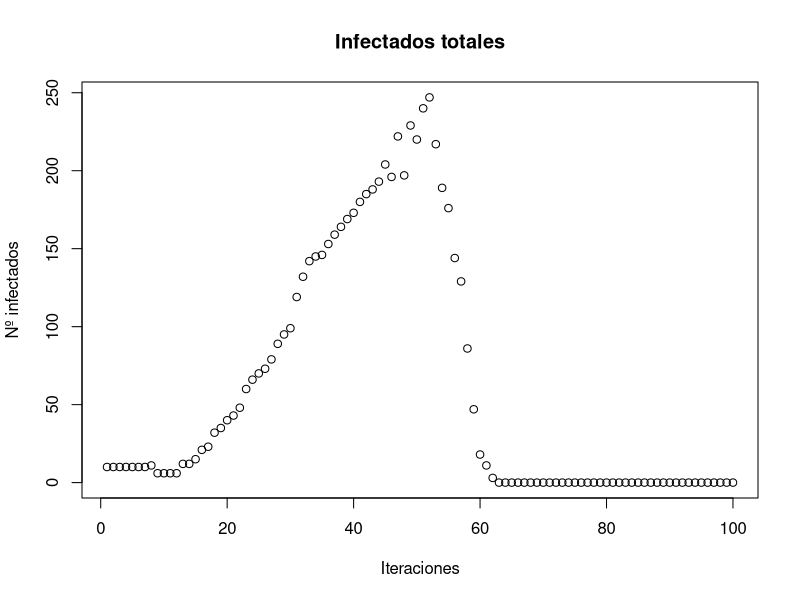
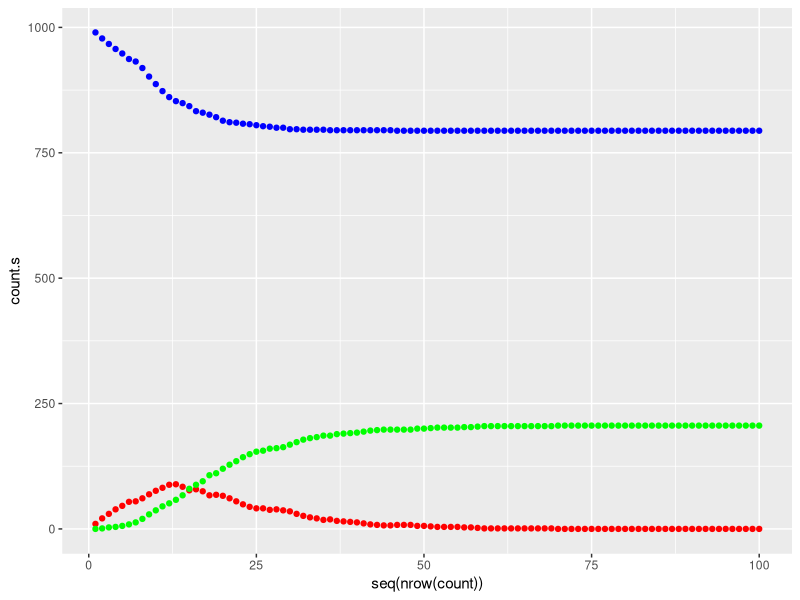

Reproduce these figures in R, in order.
## ---- chunk 1
knitr::opts_chunk$set(fig.width=8, fig.height=8, fig.align="center", echo=TRUE, warning=FALSE, message=FALSE)
library(knitr)
library(igraph)
library(ggplot2)
## ---- chunk 2
library(igraph)
set.seed(2021)
G = sample_pa(1000, directed=F)
A = as_adjacency_matrix(G)
beta=0.1
gamma = 0.1

positions = order(eigen_centrality(G)$vector, decreasing=TRUE)[1:10]
x0 = rep(0,1000)
x0[positions] = 1

rand_positions = sample(V(G),10)
x0_ = rep(0,1000)
x0_[rand_positions] = 1

I = rep(1, 1000)
newx <- function (x,beta,gamma) {
  r = gamma*x
  s = I - x - r
  return ( x + beta * s* (A %*% x) - matrix(gamma*x) )
}
n=1000
nIter=100
RX=matrix(0,nrow=n,ncol=nIter)
RX[,1]=x0
for (i in 2:(nIter) ){
  RX[,i] = as.vector(newx(RX[,i-1],beta,gamma))
}

RX_=matrix(0,nrow=n,ncol=nIter)
RX_[,1]=x0_
for (i in 2:(nIter) ){
  RX_[,i] = as.vector(newx(RX_[,i-1],beta,gamma))
}

#Matriz en la cual si tienes más de 0.5 -> 1 en caso contrario 0
chart <- matrix(0,nrow=n,ncol=nIter) 
for (i in 1:n){
  for(j in 1:nIter){
    chart[i,j] <- ifelse(RX_[i,j]>0.5,1,0)
  }
}
#Transformamos en dataframe
chart <- as.data.frame(chart)
#Sumamos los casos infectados por iteración
infect <-colSums(chart, na.rm = TRUE)
plot(infect, main= "Infectados totales", xlab = "Iteraciones", ylab = "Nº infectados")


## ---- chunk 3
set.seed(2021)
gf <- sample_pa(1000, directed=F)
A <- as_adjacency_matrix(gf)
beta <- 0.1
gamma <- 0.1

I <- rep(1, 1000)
positions <- order(eigen_centrality(gf)$vector, decreasing = TRUE)[1:10]
x <- rep(0, 1000)
x[positions] <- 1
v <- list(s = I - x, x = x, r = rep(0, 1000))
count <- list(s = sum(v$s), x = sum(v$x), r = sum(v$r))

upd <- function(s, x, r) {
  probs_x <- pmin(pmax(beta * s * (A %*% x) - gamma * x, 0), 1)
  probs_r <- pmin(pmax(gamma * x, 0), 1)
  for(i in seq(length(x))) {
    if(x[i] == 1 & rbinom(1,1,probs_r[i]) == 1) {
      r[i] <- 1
      x[i] <- 0
    }
    if(s[i] == 1 & rbinom(1,1,probs_x[i]) == 1) {
      x[i] <- 1
      s[i] <- 0
    }
  }
  return(list(s = s, x = x, r = r))
}

n <- 100
for(i in 2:n) {
  v <- upd(v$s,v$x,v$r)
  count$s[i] <- sum(v$s)
  count$x[i] <- sum(v$x)
  count$r[i] <- sum(v$r)
}

count <- data.frame(count$s, count$x, count$r)

ggplot(count) +
  geom_point(aes(x = seq(nrow(count)), y = count.s), color = "blue") +
  geom_point(aes(x = seq(nrow(count)), y = count.x), color = "red") +
  geom_point(aes(x = seq(nrow(count)), y = count.r), color = "green")
